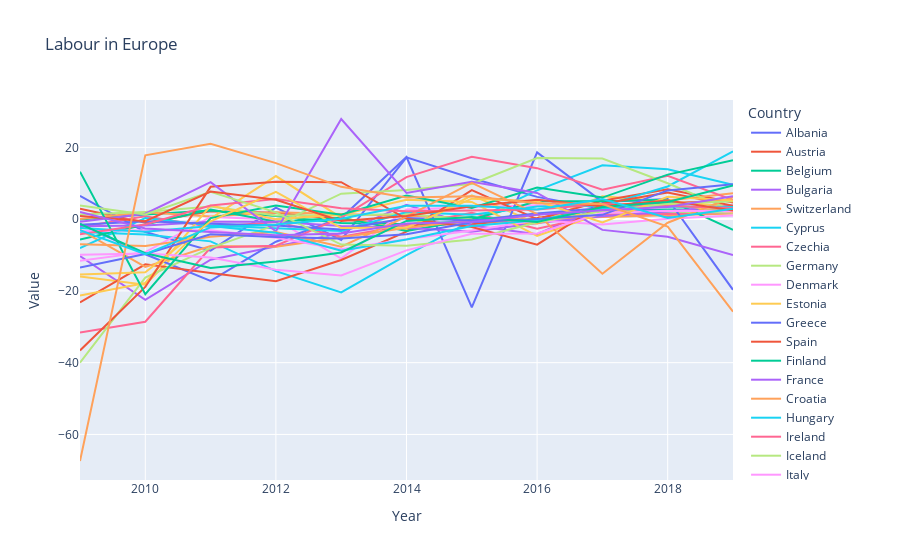

Notebook source saved alongside this figure:
### Code cell
# line chart
fig = px.line(
    filtered_df,
    x="TIME_PERIOD",
    y="OBS_VALUE",
    color='country',
    labels={'TIME_PERIOD': 'Year', 'OBS_VALUE': 'Value', 'country': 'Country'}, # set the labels for the chart
    title='Labour in Europe',
    hover_name='country',
    
)
fig.show()

### Figure 1 — Plotly figure (JSON) as saved in the notebook; plotly's stock layout.template omitted (floating-point values rounded to 4 significant figures)
{"data": [{"hovertemplate": "<b>%{hovertext}</b><br><br>Country=Albania<br>Year=%{x}<br>Value=%{y}<extra></extra>", "hovertext": ["Albania", "Albania", "Albania", "Albania", "Albania", "Albania", "Albania", "Albania", "Albania", "Albania", "Albania"], "legendgroup": "Albania", "line": {"color": "#636efa", "dash": "solid"}, "marker": {"symbol": "circle"}, "mode": "lines", "name": "Albania", "orientation": "v", "showlegend": true, "type": "scatter", "x": [2009, 2010, 2011, 2012, 2013, 2014, 2015, 2016, 2017, 2018, 2019], "xaxis": "x", "y": [6.5, -3.6, -8.8, 3.2, -5.8, 17.2, 11.4, 6.2, 2.8, 3.9, 2], "yaxis": "y"}, {"hovertemplate": "<b>%{hovertext}</b><br><br>Country=Austria<br>Year=%{x}<br>Value=%{y}<extra></extra>", "hovertext": ["Austria", "Austria", "Austria", "Austria", "Austria", "Austria", "Austria", "Austria", "Austria", "Austria", "Austria"], "legendgroup": "Austria", "line": {"color": "#EF553B", "dash": "solid"}, "marker": {"symbol": "circle"}, "mode": "lines", "name": "Austria", "orientation": "v", "showlegend": true, "type": "scatter", "x": [2009, 2010, 2011, 2012, 2013, 2014, 2015, 2016, 2017, 2018, 2019], "xaxis": "x", "y": [2.9, -1, 2.2, 1.8, -0.1, -1.6, -1.4, 0.3, 2.8, 4.5, 5.1], "yaxis": "y"}, {"hovertemplate": "<b>%{hovertext}</b><br><br>Country=Belgium<br>Year=%{x}<br>Value=%{y}<extra></extra>", "hovertext": ["Belgium", "Belgium", "Belgium", "Belgium", "Belgium", "Belgium", "Belgium", "Belgium", "Belgium", "Belgium", "Belgium"], "legendgroup": "Belgium", "line": {"color": "#00cc96", "dash": "solid"}, "marker": {"symbol": "circle"}, "mode": "lines", "name": "Belgium", "orientation": "v", "showlegend": true, "type": "scatter", "x": [2009, 2010, 2011, 2012, 2013, 2014, 2015, 2016, 2017, 2018, 2019], "xaxis": "x", "y": [-0.1, 1.3, 2.4, 0.9, -1.1, -1.4, -0.6, 1.4, 2.2, 2.7, 2.6], "yaxis": "y"}, {"hovertemplate": "<b>%{hovertext}</b><br><br>Country=Bulgaria<br>Year=%{x}<br>Value=%{y}<extra></extra>", "hovertext": ["Bulgaria", "Bulgaria", "Bulgaria", "Bulgaria", "Bulgaria", "Bulgaria", "Bulgaria", "Bulgaria", "Bulgaria", "Bulgaria", "Bulgaria"], "legendgroup": "Bulgaria", "line": {"color": "#ab63fa", "dash": "solid"}, "marker": {"symbol": "circle"}, "mode": "lines", "name": "Bulgaria", "orientation": "v", "showlegend": true, "type": "scatter", "x": [2009, 2010, 2011, 2012, 2013, 2014, 2015, 2016, 2017, 2018, 2019], "xaxis": "x", "y": [-10.3, -22.5, -11.3, -7.6, -3.9, 4, -1.8, -4.2, 3.8, 0.8, 3], "yaxis": "y"}, {"hovertemplate": "<b>%{hovertext}</b><br><br>Country=Switzerland<br>Year=%{x}<br>Value=%{y}<extra></extra>", "hovertext": ["Switzerland", "Switzerland", "Switzerland", "Switzerland", "Switzerland", "Switzerland", "Switzerland", "Switzerland", "Switzerland", "Switzerland", "Switzerland"], "legendgroup": "Switzerland", "line": {"color": "#FFA15A", "dash": "solid"}, "marker": {"symbol": "circle"}, "mode": "lines", "name": "Switzerland", "orientation": "v", "showlegend": true, "type": "scatter", "x": [2009, 2010, 2011, 2012, 2013, 2014, 2015, 2016, 2017, 2018, 2019], "xaxis": "x", "y": [0, 1.9, 0.7, 1.9, 1.4, 0.9, 0.3, -0.2, 0.6, 1.2, 1.6], "yaxis": "y"}, {"hovertemplate": "<b>%{hovertext}</b><br><br>Country=Cyprus<br>Year=%{x}<br>Value=%{y}<extra></extra>", "hovertext": ["Cyprus", "Cyprus", "Cyprus", "Cyprus", "Cyprus", "Cyprus", "Cyprus", "Cyprus", "Cyprus", "Cyprus", "Cyprus"], "legendgroup": "Cyprus", "line": {"color": "#19d3f3", "dash": "solid"}, "marker": {"symbol": "circle"}, "mode": "lines", "name": "Cyprus", "orientation": "v", "showlegend": true, "type": "scatter", "x": [2009, 2010, 2011, 2012, 2013, 2014, 2015, 2016, 2017, 2018, 2019], "xaxis": "x", "y": [-3.6, -4.3, -6.2, -14.5, -20.4, -10, -0.5, 8, 15, 13.9, 9.6], "yaxis": "y"}, {"hovertemplate": "<b>%{hovertext}</b><br><br>Country=Czechia<br>Year=%{x}<br>Value=%{y}<extra></extra>", "hovertext": ["Czechia", "Czechia", "Czechia", "Czechia", "Czechia", "Czechia", "Czechia", "Czechia", "Czechia", "Czechia", "Czechia"], "legendgroup": "Czechia", "line": {"color": "#FF6692", "dash": "solid"}, "marker": {"symbol": "circle"}, "mode": "lines", "name": "Czechia", "orientation": "v", "showlegend": true, "type": "scatter", "x": [2009, 2010, 2011, 2012, 2013, 2014, 2015, 2016, 2017, 2018, 2019], "xaxis": "x", "y": [-2.2, 0.8, -2.2, -0.8, -4.9, -1.7, 1.8, -2.7, 1.3, 1.4, 1.8], "yaxis": "y"}, {"hovertemplate": "<b>%{hovertext}</b><br><br>Country=Germany<br>Year=%{x}<br>Value=%{y}<extra></extra>", "hovertext": ["Germany", "Germany", "Germany", "Germany", "Germany", "Germany", "Germany", "Germany", "Germany", "Germany", "Germany"], "legendgroup": "Germany", "line": {"color": "#B6E880", "dash": "solid"}, "marker": {"symbol": "circle"}, "mode": "lines", "name": "Germany", "orientation": "v", "showlegend": true, "type": "scatter", "x": [2009, 2010, 2011, 2012, 2013, 2014, 2015, 2016, 2017, 2018, 2019], "xaxis": "x", "y": [1.3, 2, 3.5, 1, 1.1, 1.4, -0.2, 1.4, 2.3, 2, 1.8], "yaxis": "y"}, {"hovertemplate": "<b>%{hovertext}</b><br><br>Country=Denmark<br>Year=%{x}<br>Value=%{y}<extra></extra>", "hovertext": ["Denmark", "Denmark", "Denmark", "Denmark", "Denmark", "Denmark", "Denmark", "Denmark", "Denmark", "Denmark", "Denmark"], "legendgroup": "Denmark", "line": {"color": "#FF97FF", "dash": "solid"}, "marker": {"symbol": "circle"}, "mode": "lines", "name": "Denmark", "orientation": "v", "showlegend": true, "type": "scatter", "x": [2009, 2010, 2011, 2012, 2013, 2014, 2015, 2016, 2017, 2018, 2019], "xaxis": "x", "y": [-11.6, -9.2, 0.6, -0.1, -11, 2.7, 3.3, 3.9, 3.8, 4, 1.9], "yaxis": "y"}, {"hovertemplate": "<b>%{hovertext}</b><br><br>Country=Estonia<br>Year=%{x}<br>Value=%{y}<extra></extra>", "hovertext": ["Estonia", "Estonia", "Estonia", "Estonia", "Estonia", "Estonia", "Estonia", "Estonia", "Estonia", "Estonia", "Estonia"], "legendgroup": "Estonia", "line": {"color": "#FECB52", "dash": "solid"}, "marker": {"symbol": "circle"}, "mode": "lines", "name": "Estonia", "orientation": "v", "showlegend": true, "type": "scatter", "x": [2009, 2010, 2011, 2012, 2013, 2014, 2015, 2016, 2017, 2018, 2019], "xaxis": "x", "y": [-16, -18.3, 0.2, 12, 0.4, -3, 6.6, -1.2, 6.4, 5, 3.5], "yaxis": "y"}, {"hovertemplate": "<b>%{hovertext}</b><br><br>Country=Greece<br>Year=%{x}<br>Value=%{y}<extra></extra>", "hovertext": ["Greece", "Greece", "Greece", "Greece", "Greece", "Greece", "Greece", "Greece", "Greece", "Greece", "Greece"], "legendgroup": "Greece", "line": {"color": "#636efa", "dash": "solid"}, "marker": {"symbol": "circle"}, "mode": "lines", "name": "Greece", "orientation": "v", "showlegend": true, "type": "scatter", "x": [2009, 2010, 2011, 2012, 2013, 2014, 2015, 2016, 2017, 2018, 2019], "xaxis": "x", "y": [-1.3, -9.8, -17.2, -6.3, 0.3, 17.3, -24.6, 18.6, 4.8, 5.6, -19.7], "yaxis": "y"}, {"hovertemplate": "<b>%{hovertext}</b><br><br>Country=Spain<br>Year=%{x}<br>Value=%{y}<extra></extra>", "hovertext": ["Spain", "Spain", "Spain", "Spain", "Spain", "Spain", "Spain", "Spain", "Spain", "Spain", "Spain"], "legendgroup": "Spain", "line": {"color": "#EF553B", "dash": "solid"}, "marker": {"symbol": "circle"}, "mode": "lines", "name": "Spain", "orientation": "v", "showlegend": true, "type": "scatter", "x": [2009, 2010, 2011, 2012, 2013, 2014, 2015, 2016, 2017, 2018, 2019], "xaxis": "x", "y": [-23.2, -12.6, -15, -17.3, -11.4, -3.5, 8.1, 0, 5.1, 8.3, 4.6], "yaxis": "y"}, {"hovertemplate": "<b>%{hovertext}</b><br><br>Country=Finland<br>Year=%{x}<br>Value=%{y}<extra></extra>", "hovertext": ["Finland", "Finland", "Finland", "Finland", "Finland", "Finland", "Finland", "Finland", "Finland", "Finland", "Finland"], "legendgroup": "Finland", "line": {"color": "#00cc96", "dash": "solid"}, "marker": {"symbol": "circle"}, "mode": "lines", "name": "Finland", "orientation": "v", "showlegend": true, "type": "scatter", "x": [2009, 2010, 2011, 2012, 2013, 2014, 2015, 2016, 2017, 2018, 2019], "xaxis": "x", "y": [-5.7, -1.6, 2.7, -0.7, 0.4, -3.3, -0.1, 5, 5, 5.4, -3], "yaxis": "y"}, {"hovertemplate": "<b>%{hovertext}</b><br><br>Country=France<br>Year=%{x}<br>Value=%{y}<extra></extra>", "hovertext": ["France", "France", "France", "France", "France", "France", "France", "France", "France", "France", "France"], "legendgroup": "France", "line": {"color": "#ab63fa", "dash": "solid"}, "marker": {"symbol": "circle"}, "mode": "lines", "name": "France", "orientation": "v", "showlegend": true, "type": "scatter", "x": [2009, 2010, 2011, 2012, 2013, 2014, 2015, 2016, 2017, 2018, 2019], "xaxis": "x", "y": [-2, -1.8, -0.7, -0.7, -1.9, -2.4, -3.5, -1.1, 0.8, 2.1, 3.8], "yaxis": "y"}, {"hovertemplate": "<b>%{hovertext}</b><br><br>Country=Croatia<br>Year=%{x}<br>Value=%{y}<extra></extra>", "hovertext": ["Croatia", "Croatia", "Croatia", "Croatia", "Croatia", "Croatia", "Croatia", "Croatia", "Croatia", "Croatia", "Croatia"], "legendgroup": "Croatia", "line": {"color": "#FFA15A", "dash": "solid"}, "marker": {"symbol": "circle"}, "mode": "lines", "name": "Croatia", "orientation": "v", "showlegend": true, "type": "scatter", "x": [2009, 2010, 2011, 2012, 2013, 2014, 2015, 2016, 2017, 2018, 2019], "xaxis": "x", "y": [-3, -13.3, -7.5, -7.7, -5.1, -2.4, -0.4, -1.2, 3.5, 5.2, 7.2], "yaxis": "y"}, {"hovertemplate": "<b>%{hovertext}</b><br><br>Country=Hungary<br>Year=%{x}<br>Value=%{y}<extra></extra>", "hovertext": ["Hungary", "Hungary", "Hungary", "Hungary", "Hungary", "Hungary", "Hungary", "Hungary", "Hungary", "Hungary", "Hungary"], "legendgroup": "Hungary", "line": {"color": "#19d3f3", "dash": "solid"}, "marker": {"symbol": "circle"}, "mode": "lines", "name": "Hungary", "orientation": "v", "showlegend": true, "type": "scatter", "x": [2009, 2010, 2011, 2012, 2013, 2014, 2015, 2016, 2017, 2018, 2019], "xaxis": "x", "y": [-8.1, 0.3, -1.8, -2.6, -3.3, 2, 1.2, 3.5, 3.7, 9.1, 18.9], "yaxis": "y"}, {"hovertemplate": "<b>%{hovertext}</b><br><br>Country=Ireland<br>Year=%{x}<br>Value=%{y}<extra></extra>", "hovertext": ["Ireland", "Ireland", "Ireland", "Ireland", "Ireland", "Ireland", "Ireland", "Ireland", "Ireland", "Ireland", "Ireland"], "legendgroup": "Ireland", "line": {"color": "#FF6692", "dash": "solid"}, "marker": {"symbol": "circle"}, "mode": "lines", "name": "Ireland", "orientation": "v", "showlegend": true, "type": "scatter", "x": [2009, 2010, 2011, 2012, 2013, 2014, 2015, 2016, 2017, 2018, 2019], "xaxis": "x", "y": [-31.6, -28.6, -7.9, -7.4, 0.4, 11.7, 17.4, 14.2, 8.2, 12.1, 5.3], "yaxis": "y"}, {"hovertemplate": "<b>%{hovertext}</b><br><br>Country=Iceland<br>Year=%{x}<br>Value=%{y}<extra></extra>", "hovertext": ["Iceland", "Iceland", "Iceland", "Iceland", "Iceland", "Iceland", "Iceland", "Iceland", "Iceland", "Iceland", "Iceland"], "legendgroup": "Iceland", "line": {"color": "#B6E880", "dash": "solid"}, "marker": {"symbol": "circle"}, "mode": "lines", "name": "Iceland", "orientation": "v", "showlegend": true, "type": "scatter", "x": [2009, 2010, 2011, 2012, 2013, 2014, 2015, 2016, 2017, 2018, 2019], "xaxis": "x", "y": [-40, -16.3, -8, -1.6, 7.1, 8.1, 9.8, 17, 16.9, 10, 2.3], "yaxis": "y"}, {"hovertemplate": "<b>%{hovertext}</b><br><br>Country=Italy<br>Year=%{x}<br>Value=%{y}<extra></extra>", "hovertext": ["Italy", "Italy", "Italy", "Italy", "Italy", "Italy", "Italy", "Italy", "Italy", "Italy", "Italy"], "legendgroup": "Italy", "line": {"color": "#FF97FF", "dash": "solid"}, "marker": {"symbol": "circle"}, "mode": "lines", "name": "Italy", "orientation": "v", "showlegend": true, "type": "scatter", "x": [2009, 2010, 2011, 2012, 2013, 2014, 2015, 2016, 2017, 2018, 2019], "xaxis": "x", "y": [-3.4, -3.1, -3.1, -5.2, -8.4, -5.6, -3.2, -0.3, -1.5, 0.1, 1], "yaxis": "y"}, {"hovertemplate": "<b>%{hovertext}</b><br><br>Country=Lithuania<br>Year=%{x}<br>Value=%{y}<extra></extra>", "hovertext": ["Lithuania", "Lithuania", "Lithuania", "Lithuania", "Lithuania", "Lithuania", "Lithuania", "Lithuania", "Lithuania", "Lithuania", "Lithuania"], "legendgroup": "Lithuania", "line": {"color": "#FECB52", "dash": "solid"}, "marker": {"symbol": "circle"}, "mode": "lines", "name": "Lithuania", "orientation": "v", "showlegend": true, "type": "scatter", "x": [2009, 2010, 2011, 2012, 2013, 2014, 2015, 2016, 2017, 2018, 2019], "xaxis": "x", "y": [-21.3, -17.8, 3.8, 0, 1.2, 5.4, 4.8, -4.7, 1.7, 4.3, 1.9], "yaxis": "y"}, {"hovertemplate": "<b>%{hovertext}</b><br><br>Country=Luxembourg<br>Year=%{x}<br>Value=%{y}<extra></extra>", "hovertext": ["Luxembourg", "Luxembourg", "Luxembourg", "Luxembourg", "Luxembourg", "Luxembourg", "Luxembourg", "Luxembourg", "Luxembourg", "Luxembourg", "Luxembourg"], "legendgroup": "Luxembourg", "line": {"color": "#636efa", "dash": "solid"}, "marker": {"symbol": "circle"}, "mode": "lines", "name": "Luxembourg", "orientation": "v", "showlegend": true, "type": "scatter", "x": [2009, 2010, 2011, 2012, 2013, 2014, 2015, 2016, 2017, 2018, 2019], "xaxis": "x", "y": [-1.6, -0.6, -1.3, -1.8, -2.9, 0.3, -0.4, 1.6, 3.1, 2.2, 2.4], "yaxis": "y"}, {"hovertemplate": "<b>%{hovertext}</b><br><br>Country=Latvia<br>Year=%{x}<br>Value=%{y}<extra></extra>", "hovertext": ["Latvia", "Latvia", "Latvia", "Latvia", "Latvia", "Latvia", "Latvia", "Latvia", "Latvia", "Latvia", "Latvia"], "legendgroup": "Latvia", "line": {"color": "#EF553B", "dash": "solid"}, "marker": {"symbol": "circle"}, "mode": "lines", "name": "Latvia", "orientation": "v", "showlegend": true, "type": "scatter", "x": [2009, 2010, 2011, 2012, 2013, 2014, 2015, 2016, 2017, 2018, 2019], "xaxis": "x", "y": [-36.6, -18.9, 9, 10.4, 10.3, 0.1, -2.2, -7.1, 4.3, 7.4, 3.7], "yaxis": "y"}, {"hovertemplate": "<b>%{hovertext}</b><br><br>Country=Montenegro<br>Year=%{x}<br>Value=%{y}<extra></extra>", "hovertext": ["Montenegro", "Montenegro", "Montenegro", "Montenegro", "Montenegro", "Montenegro", "Montenegro", "Montenegro", "Montenegro", "Montenegro", "Montenegro"], "legendgroup": "Montenegro", "line": {"color": "#00cc96", "dash": "solid"}, "marker": {"symbol": "circle"}, "mode": "lines", "name": "Montenegro", "orientation": "v", "showlegend": true, "type": "scatter", "x": [2009, 2010, 2011, 2012, 2013, 2014, 2015, 2016, 2017, 2018, 2019], "xaxis": "x", "y": [13.2, -20.9, 0.3, 3.8, 1.2, 6.6, 3.1, 8.8, 6, 12.4, 16.4], "yaxis": "y"}, {"hovertemplate": "<b>%{hovertext}</b><br><br>Country=North Macedonia<br>Year=%{x}<br>Value=%{y}<extra></extra>", "hovertext": ["North Macedonia", "North Macedonia", "North Macedonia", "North Macedonia", "North Macedonia", "North Macedonia", "North Macedonia", "North Macedonia", "North Macedonia", "North Macedonia", "North Macedonia"], "legendgroup": "North Macedonia", "line": {"color": "#ab63fa", "dash": "solid"}, "marker": {"symbol": "circle"}, "mode": "lines", "name": "North Macedonia", "orientation": "v", "showlegend": true, "type": "scatter", "x": [2009, 2010, 2011, 2012, 2013, 2014, 2015, 2016, 2017, 2018, 2019], "xaxis": "x", "y": [-0.7, 1.5, 10.3, -3.4, 27.9, 7.3, 10.4, 7.3, -3, -4.9, -10], "yaxis": "y"}, {"hovertemplate": "<b>%{hovertext}</b><br><br>Country=Malta<br>Year=%{x}<br>Value=%{y}<extra></extra>", "hovertext": ["Malta", "Malta", "Malta", "Malta", "Malta", "Malta", "Malta", "Malta", "Malta", "Malta", "Malta"], "legendgroup": "Malta", "line": {"color": "#FFA15A", "dash": "solid"}, "marker": {"symbol": "circle"}, "mode": "lines", "name": "Malta", "orientation": "v", "showlegend": true, "type": "scatter", "x": [2009, 2010, 2011, 2012, 2013, 2014, 2015, 2016, 2017, 2018, 2019], "xaxis": "x", "y": [-7, -7.5, -4.9, -3.6, -7.7, 0.7, 10.1, 1.4, -15.2, -1, 6.1], "yaxis": "y"}, {"hovertemplate": "<b>%{hovertext}</b><br><br>Country=Netherlands<br>Year=%{x}<br>Value=%{y}<extra></extra>", "hovertext": ["Netherlands", "Netherlands", "Netherlands", "Netherlands", "Netherlands", "Netherlands", "Netherlands", "Netherlands", "Netherlands", "Netherlands", "Netherlands"], "legendgroup": "Netherlands", "line": {"color": "#19d3f3", "dash": "solid"}, "marker": {"symbol": "circle"}, "mode": "lines", "name": "Netherlands", "orientation": "v", "showlegend": true, "type": "scatter", "x": [2009, 2010, 2011, 2012, 2013, 2014, 2015, 2016, 2017, 2018, 2019], "xaxis": "x", "y": [-2.5, -3.5, -1.9, -3.8, -8.8, -5.7, -1.9, -0.3, 3, 3.5, 3.4], "yaxis": "y"}, {"hovertemplate": "<b>%{hovertext}</b><br><br>Country=Norway<br>Year=%{x}<br>Value=%{y}<extra></extra>", "hovertext": ["Norway", "Norway", "Norway", "Norway", "Norway", "Norway", "Norway", "Norway", "Norway", "Norway", "Norway"], "legendgroup": "Norway", "line": {"color": "#FF6692", "dash": "solid"}, "marker": {"symbol": "circle"}, "mode": "lines", "name": "Norway", "orientation": "v", "showlegend": true, "type": "scatter", "x": [2009, 2010, 2011, 2012, 2013, 2014, 2015, 2016, 2017, 2018, 2019], "xaxis": "x", "y": [-4.2, -1.5, 3.8, 5.6, 3, 2.2, 2.4, 2.7, 4.2, 3.6, 3.1], "yaxis": "y"}, {"hovertemplate": "<b>%{hovertext}</b><br><br>Country=Poland<br>Year=%{x}<br>Value=%{y}<extra></extra>", "hovertext": ["Poland", "Poland", "Poland", "Poland", "Poland", "Poland", "Poland", "Poland", "Poland", "Poland", "Poland"], "legendgroup": "Poland", "line": {"color": "#B6E880", "dash": "solid"}, "marker": {"symbol": "circle"}, "mode": "lines", "name": "Poland", "orientation": "v", "showlegend": true, "type": "scatter", "x": [2009, 2010, 2011, 2012, 2013, 2014, 2015, 2016, 2017, 2018, 2019], "xaxis": "x", "y": [3.8, 1.3, 7.6, 1.9, -7.1, -7.4, -5.7, -0.9, 2.2, 4.3, 5], "yaxis": "y"}, {"hovertemplate": "<b>%{hovertext}</b><br><br>Country=Portugal<br>Year=%{x}<br>Value=%{y}<extra></extra>", "hovertext": ["Portugal", "Portugal", "Portugal", "Portugal", "Portugal", "Portugal", "Portugal", "Portugal", "Portugal", "Portugal", "Portugal"], "legendgroup": "Portugal", "line": {"color": "#FF97FF", "dash": "solid"}, "marker": {"symbol": "circle"}, "mode": "lines", "name": "Portugal", "orientation": "v", "showlegend": true, "type": "scatter", "x": [2009, 2010, 2011, 2012, 2013, 2014, 2015, 2016, 2017, 2018, 2019], "xaxis": "x", "y": [-9.9, -9.6, -10.7, -14.1, -15.7, -8.7, -4.1, -4, 1.8, 2.3, 2.2], "yaxis": "y"}, {"hovertemplate": "<b>%{hovertext}</b><br><br>Country=Romania<br>Year=%{x}<br>Value=%{y}<extra></extra>", "hovertext": ["Romania", "Romania", "Romania", "Romania", "Romania", "Romania", "Romania", "Romania", "Romania", "Romania", "Romania"], "legendgroup": "Romania", "line": {"color": "#FECB52", "dash": "solid"}, "marker": {"symbol": "circle"}, "mode": "lines", "name": "Romania", "orientation": "v", "showlegend": true, "type": "scatter", "x": [2009, 2010, 2011, 2012, 2013, 2014, 2015, 2016, 2017, 2018, 2019], "xaxis": "x", "y": [-15.4, -14.8, -0.6, 7.6, -2.5, -2.3, 5.7, 5, -0.9, 6.2, 5.2], "yaxis": "y"}, {"hovertemplate": "<b>%{hovertext}</b><br><br>Country=Serbia<br>Year=%{x}<br>Value=%{y}<extra></extra>", "hovertext": ["Serbia", "Serbia", "Serbia", "Serbia", "Serbia", "Serbia", "Serbia", "Serbia", "Serbia", "Serbia", "Serbia"], "legendgroup": "Serbia", "line": {"color": "#636efa", "dash": "solid"}, "marker": {"symbol": "circle"}, "mode": "lines", "name": "Serbia", "orientation": "v", "showlegend": true, "type": "scatter", "x": [2009, 2010, 2011, 2012, 2013, 2014, 2015, 2016, 2017, 2018, 2019], "xaxis": "x", "y": [-13.5, -9.7, -4.2, -5, -5.4, -4.2, -0.9, 0, 1.2, 8, 9.7], "yaxis": "y"}, {"hovertemplate": "<b>%{hovertext}</b><br><br>Country=Sweden<br>Year=%{x}<br>Value=%{y}<extra></extra>", "hovertext": ["Sweden", "Sweden", "Sweden", "Sweden", "Sweden", "Sweden", "Sweden", "Sweden", "Sweden", "Sweden", "Sweden"], "legendgroup": "Sweden", "line": {"color": "#EF553B", "dash": "solid"}, "marker": {"symbol": "circle"}, "mode": "lines", "name": "Sweden", "orientation": "v", "showlegend": true, "type": "scatter", "x": [2009, 2010, 2011, 2012, 2013, 2014, 2015, 2016, 2017, 2018, 2019], "xaxis": "x", "y": [0.9, -0.6, 7.7, 5.4, -0.5, 0.9, 3.6, 5.4, 3.6, 5.2, 2.4], "yaxis": "y"}, {"hovertemplate": "<b>%{hovertext}</b><br><br>Country=Slovenia<br>Year=%{x}<br>Value=%{y}<extra></extra>", "hovertext": ["Slovenia", "Slovenia", "Slovenia", "Slovenia", "Slovenia", "Slovenia", "Slovenia", "Slovenia", "Slovenia", "Slovenia", "Slovenia"], "legendgroup": "Slovenia", "line": {"color": "#00cc96", "dash": "solid"}, "marker": {"symbol": "circle"}, "mode": "lines", "name": "Slovenia", "orientation": "v", "showlegend": true, "type": "scatter", "x": [2009, 2010, 2011, 2012, 2013, 2014, 2015, 2016, 2017, 2018, 2019], "xaxis": "x", "y": [-1.3, -9.5, -13.6, -11.8, -9.3, -0.5, 0.6, -0.8, 3.4, 4.8, 9.4], "yaxis": "y"}, {"hovertemplate": "<b>%{hovertext}</b><br><br>Country=Slovakia<br>Year=%{x}<br>Value=%{y}<extra></extra>", "hovertext": ["Slovakia", "Slovakia", "Slovakia", "Slovakia", "Slovakia", "Slovakia", "Slovakia", "Slovakia", "Slovakia", "Slovakia", "Slovakia"], "legendgroup": "Slovakia", "line": {"color": "#ab63fa", "dash": "solid"}, "marker": {"symbol": "circle"}, "mode": "lines", "name": "Slovakia", "orientation": "v", "showlegend": true, "type": "scatter", "x": [2009, 2010, 2011, 2012, 2013, 2014, 2015, 2016, 2017, 2018, 2019], "xaxis": "x", "y": [2, -2.6, -3.6, -4.5, -4, -1.2, -0.8, 1.2, 2.5, 3.4, 6.4], "yaxis": "y"}, {"hovertemplate": "<b>%{hovertext}</b><br><br>Country=Turkey<br>Year=%{x}<br>Value=%{y}<extra></extra>", "hovertext": ["Turkey", "Turkey", "Turkey", "Turkey", "Turkey", "Turkey", "Turkey", "Turkey", "Turkey", "Turkey", "Turkey"], "legendgroup": "Turkey", "line": {"color": "#FFA15A", "dash": "solid"}, "marker": {"symbol": "circle"}, "mode": "lines", "name": "Turkey", "orientation": "v", "showlegend": true, "type": "scatter", "x": [2009, 2010, 2011, 2012, 2013, 2014, 2015, 2016, 2017, 2018, 2019], "xaxis": "x", "y": [-67.4, 17.8, 21, 15.6, 9, 6, 6.4, 4.4, 4.2, -2.1, -25.8], "yaxis": "y"}, {"hovertemplate": "<b>%{hovertext}</b><br><br>Country=United Kingdom<br>Year=%{x}<br>Value=%{y}<extra></extra>", "hovertext": ["United Kingdom", "United Kingdom", "United Kingdom", "United Kingdom", "United Kingdom", "United Kingdom", "United Kingdom", "United Kingdom", "United Kingdom", "United Kingdom", "United Kingdom"], "legendgroup": "United Kingdom", "line": {"color": "#19d3f3", "dash": "solid"}, "marker": {"symbol": "circle"}, "mode": "lines", "name": "United Kingdom", "orientation": "v", "showlegend": true, "type": "scatter", "x": [2009, 2010, 2011, 2012, 2013, 2014, 2015, 2016, 2017, 2018, 2019], "xaxis": "x", "y": [-3.1, -9.8, -2.3, -1.5, 0.1, 3.7, 3.7, 2.7, 5.6, 0.3, 2.9], "yaxis": "y"}], "layout": {"legend": {"title": {"text": "Country"}, "tracegroupgap": 0}, "title": {"text": "Labour in Europe"}, "xaxis": {"anchor": "y", "domain": [0, 1], "title": {"text": "Year"}}, "yaxis": {"anchor": "x", "domain": [0, 1], "title": {"text": "Value"}}}}
